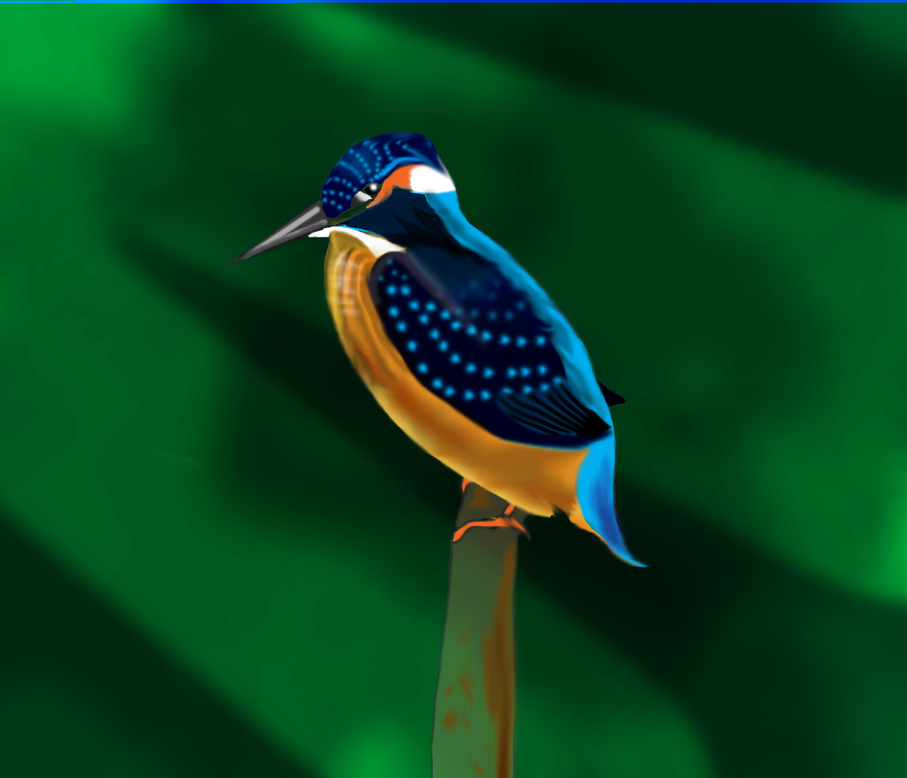
#> input picture StegoBird.png, 907 x 778 px, shrunk from 1400 x 1200 before the run
$ python Performance_test.py
#> lines starting #> are read from the running program, lines starting #| are printed output that depends on the picture; long printed decimals are rounded
import cv2
import numpy as np
from skimage.metrics import structural_similarity as ssim
from scipy.stats import entropy, ttest_ind, chi2_contingency
from sklearn.metrics.pairwise import cosine_similarity
from scipy.stats import chi2_contingency

def calculate_standard_deviation(image_path):
#> called with image_path = 'StegoBird.png'
    img = cv2.imread(image_path, 0)  # Read the image in grayscale
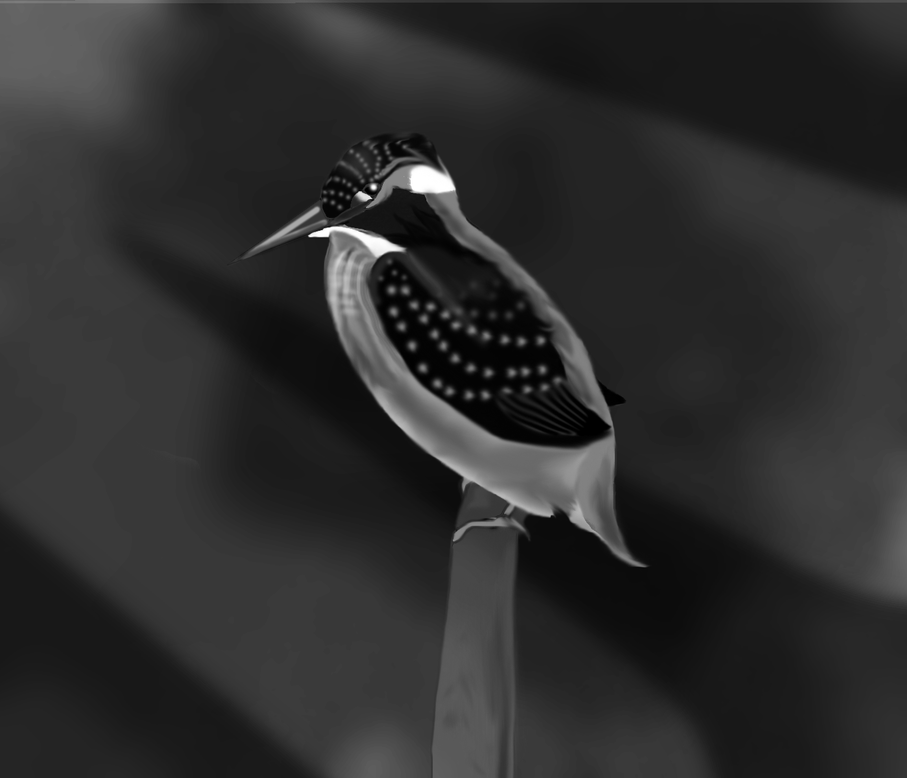
#> img: shape (778, 907); min 0, max 255, mean 45.5
    std_dev = np.std(img)
#> std_dev = 26.22
    return std_dev

def calculate_cosine_similarity(original_image_path, stego_image_path):
    original_img = cv2.imread(original_image_path, 0)
    stego_img = cv2.imread(stego_image_path, 0)

    # Reshape images to 1D arrays
    original_flat = original_img.flatten().reshape(1, -1)
    stego_flat = stego_img.flatten().reshape(1, -1)

    # Calculate cosine similarity
    similarity = cosine_similarity(original_flat, stego_flat)
    return similarity[0][0]

def calculate_t_test(original_image_path, stego_image_path):
    original_img = cv2.imread(original_image_path, 0)
    stego_img = cv2.imread(stego_image_path, 0)

    _, p_value = ttest_ind(original_img.flatten(), stego_img.flatten())
    return p_value


def calculate_entropy(image_path):
    img = cv2.imread(image_path, 0)
    ent = entropy(img.ravel(), base=2)
    return np.sum(ent)

def calculate_chi_squared_test(original_image_path, stego_image_path):
    original_img = cv2.imread(original_image_path, 0)
    stego_img = cv2.imread(stego_image_path, 0)

    # Calculate histograms for the original and stego images
    hist_original = cv2.calcHist([original_img], [0], None, [256], [0, 256])
    hist_stego = cv2.calcHist([stego_img], [0], None, [256], [0, 256])

    # Flatten histograms and create the contingency table
    hist_original = hist_original.flatten().astype(int)
    hist_stego = hist_stego.flatten().astype(int)
    contingency_table = np.array([hist_original, hist_stego])

    # Perform the chi-squared test
    chi_stat, p_value, _, _ = chi2_contingency(contingency_table)
    return p_value


# Paths to the original and stego images
original_image_path = 'Bird.png'  # Replace with your original image path
stego_image_path = 'StegoBird.png'  # Replace with your stego image path

# Calculate Standard Deviation
std_dev = calculate_standard_deviation(stego_image_path)
#> std_dev = 26.22
print(f"Standard Deviation: {std_dev}")
#| Standard Deviation: 26.223

# Calculate Cosine Similarity
cos_similarity = calculate_cosine_similarity(original_image_path, stego_image_path)
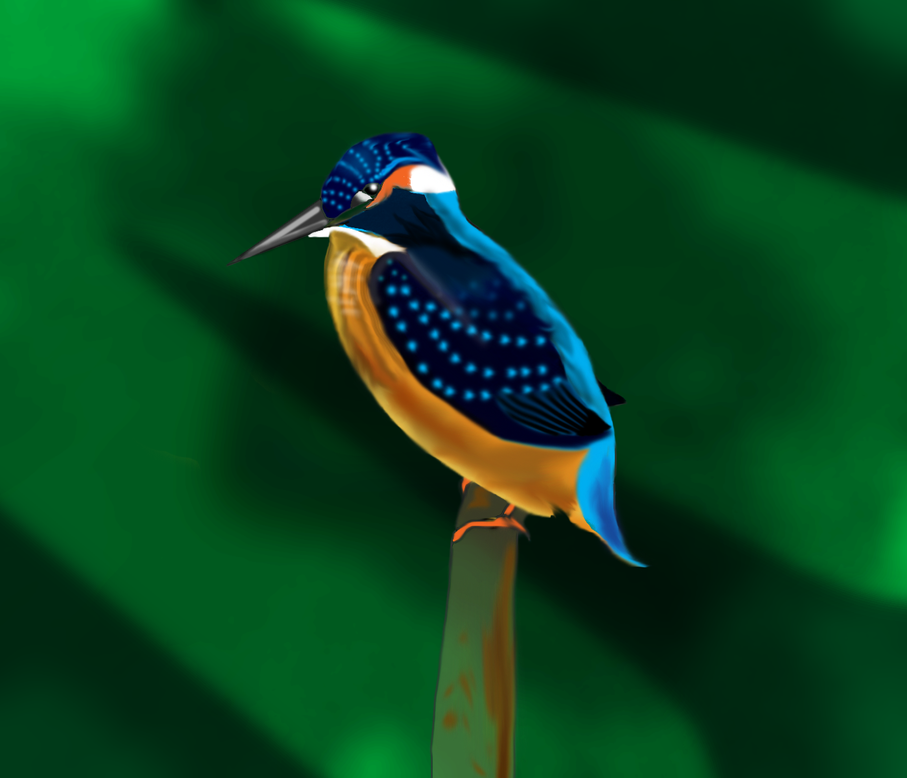
#> input picture Bird.png, 907 x 778 px, shrunk from 1400 x 1200 before the run
#> in calculate_cosine_similarity, `similarity = cosine_similarity(original_flat, stego_flat)`: similarity = [1]
#> cos_similarity = 1
print(f"Cosine Similarity: {cos_similarity}")
#| Cosine Similarity: 0.9997

# Calculate T-test
t_test_p_value = calculate_t_test(original_image_path, stego_image_path)
#> in calculate_t_test, `_, p_value = ttest_ind(original_img.flatten(), stego_img.flatten())`: p_value = 0.0713
#> t_test_p_value = 0.0713
print(f"T-test p-value: {t_test_p_value}")
#| T-test p-value: 0.07131

# Calculate Chi-Squared Test
chi_test_p_value = calculate_chi_squared_test(original_image_path, stego_image_path)
#> in calculate_chi_squared_test, `hist_original = cv2.calcHist([original_img], [0], None, [256], [0, 256])`: hist_original = 256 values, max 52657 at index 56, min 3 at index 210, mean 2756.4
#> in calculate_chi_squared_test, `hist_stego = cv2.calcHist([stego_img], [0], None, [256], [0, 256])`: hist_stego = 256 values, max 52676 at index 56, min 3 at index 210, mean 2756.4
#> in calculate_chi_squared_test, `chi_stat, p_value, _, _ = chi2_contingency(contingency_table)`: chi_stat = 95.28; p_value = 1
#> chi_test_p_value = 1
print(f"Chi-Squared Test p-value: {chi_test_p_value}")
#| Chi-Squared Test p-value: 1.0

# Calculate Entropy
entropy_value = calculate_entropy(stego_image_path)
#> in calculate_entropy, `ent = entropy(img.ravel(), base=2)`: ent = 19.22
#> entropy_value = 19.22
print(f"Entropy: {entropy_value}")
#| Entropy: 19.222
